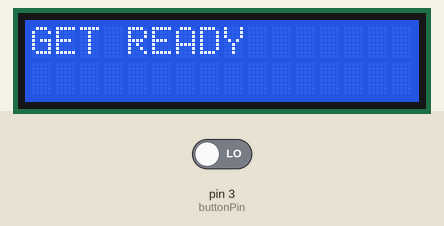
This sketch was run on a simulated Arduino Uno, built with avr-gcc and run on an emulated ATmega328P. Shown: 16×2 character LCD. Inputs (shaded band) come from the test bench; at power-on: pin 3 (buttonPin) LOW. Random numbers use the default seed unless the sketch sets one.

Above: at 1.2 s.
1.3 s: pin 3 (buttonPin) driven HIGH
At 5.5 s:
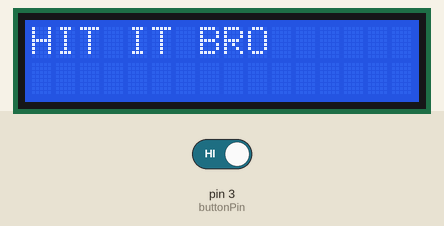
5.9 s: pin 3 (buttonPin) driven LOW
At 7.1 s:
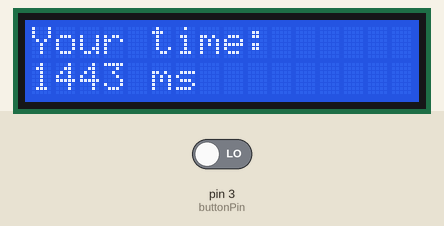
At 9.01 s:
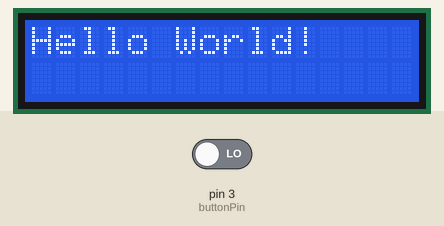
Timing chart, 0 to 10.5 s (numbered marks = the images above; inputs shaded):
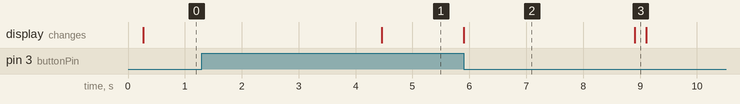

The sketch:

20260401130025_sketch_apr1a.ino
```cpp
#include <LiquidCrystal.h>  // Include the LiquidCrystal library for the LCD

// Define the pin connected to the pushbutton
const int buttonPin = 3;

// Define the LCD pin connections: RS, Enable, Data4, Data5, Data6, Data7
const int rs = 7, en = 8, d4 = 9, d5 = 10, d6 = 11, d7 = 12;

LiquidCrystal lcd(rs, en, d4, d5, d6, d7);  // Create an LCD object
void reactionGame() {
  lcd.clear();    // Clear the LCD screen
  lcd.print("GET READY"); // Inform the player to get ready

  // Generate a random delay between 3 to 6 seconds (3000-6000 ms) ...
  // Use the function random(); to help achieve that. Look it up how it works.
  // !!! ENTER THE CODE HERE !!!
  delay(random(3000,6000));
  lcd.clear();
  lcd.print("HIT IT BRO");  // Ask the player to press the button as fast as possible

  unsigned long startTime = millis();  // Record the time right button press

  // Don’t worry about how this works, only that the code below waits until ...
  // the player presses the button.
  while (digitalRead(buttonPin) == HIGH) {
    // This keeps running until the player reacts and presses the button
  }

  // Use the start time recorded above (startTime) and the current time to ...
  // calculate how long the player took to press the button.
  unsigned long reactionTime = millis() - startTime;

  // Display the reaction time on the LCD
  lcd.clear();
  lcd.print("Your time:");
  lcd.setCursor(0, 1);         // Move to the second row
  lcd.print(reactionTime);     // Show the reaction time in milliseconds
  lcd.print(" ms");

  delay(3000);  // Keep the result displayed for 3 seconds before restarting
}

void setup() {
  pinMode(buttonPin, INPUT);     // Set the button pin as ???
  lcd.begin(16, 2);             // Initialize LCD type (x columns, y rows)
  Serial.begin(9600);          // Start Serial Monitor for debugging output
  randomSeed(analogRead(0));   // Seed the random number generator
}

void loop() {
  lcd.clear();                 // Clear the LCD screen
  lcd.print("Hello World!"); // Display instruction to the player

  // Just waiting here until the player presses the button (HIGH to LOW)
  while (digitalRead(buttonPin) == HIGH) {} // DONT WORRY HOW THIS WORKS NOW

  // Small delay to remove mechanical button bounce noise
  delay(200);

  // Call the function that runs the reaction timer game
  reactionGame(); // Need to be defined!!!
}
```

Measured:
- after the input at 5.9 s, the display: changes at once (image 2)
- what the display in image 2 shows lasts 3.0 s, from 5.9 s to 8.9 s
